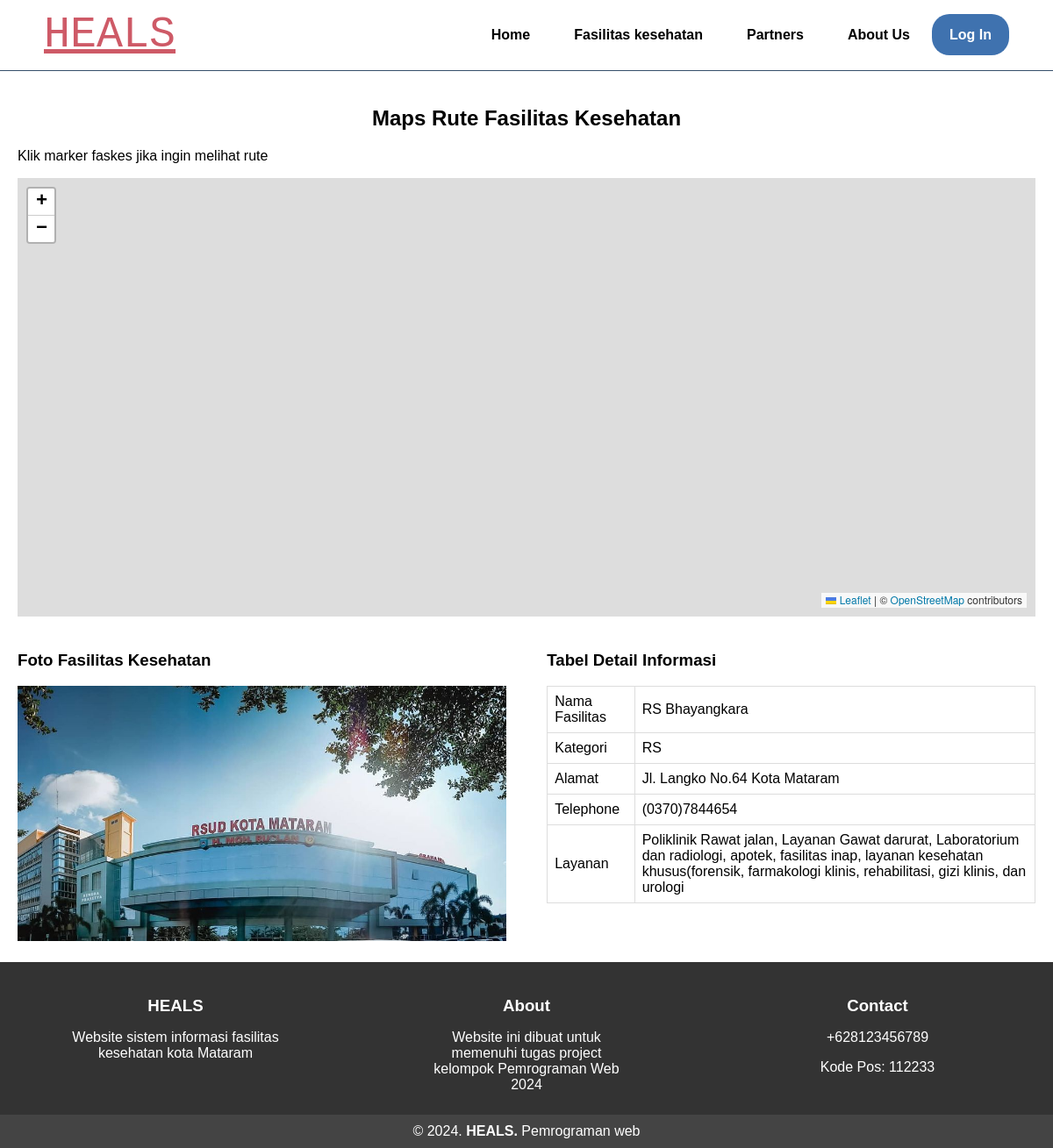
The page /daftar_faskes.php?no=1 on the database its author committed.
### tables this page shows
CREATE TABLE `faskes` (
  `id` int(11) NOT NULL,
  `nama` varchar(255) NOT NULL,
  `kategori` varchar(255) NOT NULL,
  `alamat` varchar(255) NOT NULL,
  `telepon` varchar(15) NOT NULL,
  `layanan` text NOT NULL,
  `latitude` double NOT NULL,
  `longitude` double NOT NULL,
  `gambar` varchar(255) DEFAULT NULL
);

### admin/fungsi.php (called while the page is built, shortened)
<?php
$conn = mysqli_connect("localhost", "root", "", "heals");
function query($query){
    global $conn;
    $result = mysqli_query($conn, $query);
    $rows = [];
    while($row = mysqli_fetch_assoc($result)){
        $rows[] = $row;
    }
    return $rows;
}
?>

### daftar_faskes.php (the view, shortened to what this page needs)
<!DOCTYPE html>
<html lang="en">
<head>
    <link rel="stylesheet" href="assets/css/daftar_fakskes.css">
    <link rel="stylesheet" href="https://cdnjs.cloudflare.com/ajax/libs/font-awesome/5.15.4/css/all.min.css">
    <link rel="stylesheet" href="https://unpkg.com/leaflet@1.7.1/dist/leaflet.css">
    <link rel="stylesheet" href="https://unpkg.com/leaflet-routing-machine/dist/leaflet-routing-machine.css">
</head>
<body>
    <?php include('partials/navbar.php'); ?>
    <?php
    require 'admin/fungsi.php';
    if (isset($_GET['no'])) {
        $no = $_GET['no'];
        $faskes = query("SELECT * FROM faskes WHERE id = $no")[0];
    ?>
    <main id="detail" data-no="<?= $no ?>">
        <div class="container">
            <h2>Maps Rute Fasilitas Kesehatan</h2>
            <p>Klik marker faskes jika ingin melihat rute</p>
            <div id="map"></div>
            <div class="info">
                <div class="photo">
                    <h3>Foto Fasilitas Kesehatan</h3>
                    <img src="rsud.jpg" alt="Foto Fasilitas Kesehatan">
                </div>
                <div class="details">
                    <h3>Tabel Detail Informasi</h3>
                    <table>
                        <tr>
                            <td>Nama Fasilitas</td>
                            <td><?= $faskes['nama'] ?></td>
                        </tr>
                        <tr>
                            <td>Kategori</td>
                            <td><?= $faskes['kategori'] ?></td>
                        </tr>
                        <tr>
                            <td>Alamat</td>
                            <td><?= $faskes['alamat'] ?></td>
                        </tr>
                        <tr>
                            <td>Telephone</td>
                            <td><?= $faskes['telepon'] ?></td>
                        </tr>
                        <tr>
                            <td>Layanan</td>
                            <td><?= $faskes['layanan'] ?></td>
                        </tr>
                    </table>
                </div>
            </div>
        </div>
    </main>
    <?php
        }
    ?>
    <?php include('partials/footer.php'); ?>
</body>
</html>

### assets/css/daftar_fakskes.css (style rules this page uses)
body { font-family: Arial, sans-serif; margin: 0; padding: 0; }
main .container { padding: 20px; }
main h2 { text-align: center; }
#map { height: 500px; margin-bottom: 20px; position: relative; }
.info { display: flex; justify-content: space-between; margin-top: 20px; }
.photo, .details { width: 48%; }
.photo img { width: 100%; }
table { width: 100%; border-collapse: collapse; margin-bottom: 20px; }
th, td { padding: 10px; text-align: left; border-bottom: 1px solid #ddd; }
#map { z-index: -0 !important; }

### daftar_faskes.php (style rules this page uses)
table { width: 100%; border-collapse: collapse; margin-bottom: 20px; }
table, th, td { border: 1px solid #ddd; }
th, td { padding: 8px; text-align: left; }

### rows shown on the page
faskes: nama "RS Bhayangkara", kategori "RS", alamat "Jl. Langko No.64 Kota Mataram", telepon "(0370)7844654", layanan "Poliklinik Rawat jalan, Layanan Gawat darurat, Laboratorium dan radiologi, apotek, fasilitas inap, layanan kesehatan khusus(forensik, farmakologi klinis, rehabilitasi, gizi klinis, dan urologi"
